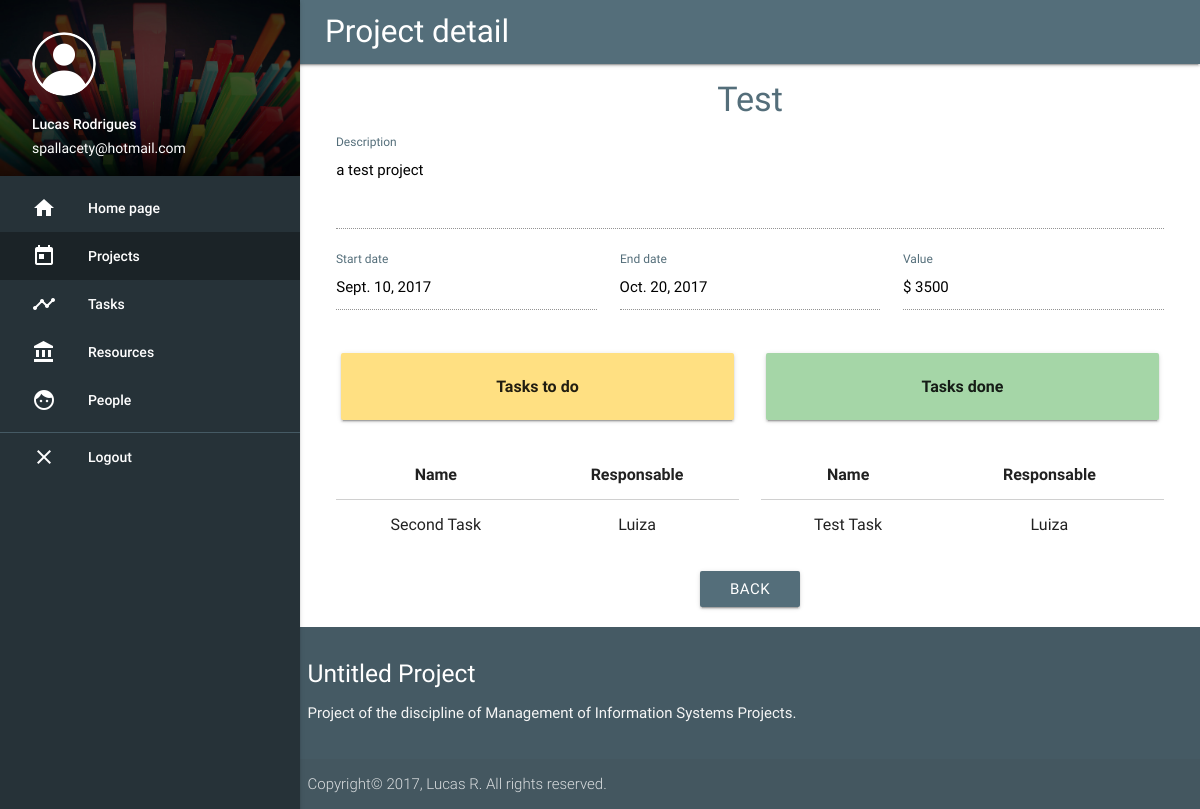
Screenshot of /project/6 (signed in) with the database file from the repository.
### core/models.py (models this page shows, shortened)
class Project(models.Model):
  name = models.CharField(max_length=128)
  manager = models.ForeignKey(User, related_name='projects', on_delete=models.CASCADE)
  description = models.TextField()
  start_date = models.DateField()
  end_date = models.DateField()

class Task(models.Model):
  name = models.CharField(max_length=128)
  responsable = models.ForeignKey(Person, related_name='tasks', on_delete=models.CASCADE)
  project = models.ForeignKey(Project, related_name='tasks', on_delete=models.CASCADE)
  done = models.BooleanField(default=False)

class Person(models.Model):
  name = models.CharField(max_length=128)
  salary = models.IntegerField()
  function = models.CharField(max_length=128)
  owner = models.ForeignKey(User, related_name='people', on_delete=models.CASCADE)

### core/views.py (the view)
# urls.py: url(r'^project/(?P<project_id>\d+)$', project_detail, name='project_detail'),
@login_required
def project_detail(request, project_id):
  config = MetaConfig(title="Project detail", active_class="projects")
  project = Project.objects.get(id=project_id)
  tasks = Task.objects.filter(project=project)
  project_data = ProjectData(project=project)
  project_data.init()
  return render(request, 'project_detail.html', {'project': project,
                                                 'project_data': project_data,
                                                 'tasks': tasks,
                                                 'user': get_current_user(request),
                                                 'config': config})

### core/models.py (called while the page is built)
  def init(self):
    for task in self.project.tasks.all():
      self.all_tasks += 1
      if task.done:
        self.completed_tasks +=1
    project_days = (self.project.end_date - self.project.start_date).days
    people = list()
    for task in self.project.tasks.all():
      days = project_days
      if not task.responsable.id in people:
        while (days > 0):
          self.value += task.responsable.salary
          days -= 30
        people.append(task.responsable.id)
    for resource in self.project.resources.all():
      self.value += resource.value
    if self.all_tasks == 0:
      self.percentage = 100
    else:
      self.percentage = (float(self.completed_tasks)/float(self.all_tasks))*100

### core/views.py (called while the page is built)
@login_required
def get_current_user(request):
  return request.user

### core/templates/project_detail.html
{% extends 'base.html' %}
{% block content %}
<h4 class="main-text center">{{ project.name }}</h4>
<div class="row">
  <div class="col s12">
    <div class="input-field">
      <textarea disabled class="materialize-textarea black-text" type="text"
                id="description">{{ project.description }}</textarea>
      <label for="description" class="main-text">Description</label>
    </div>
  </div>
  <div class="col s12 m4">
    <div class="input-field">
      <input disabled type="text" class="black-text" id="start_date" value="{{ project.start_date }}">
      <label for="start_date" class="main-text">Start date</label>
    </div>
  </div>
  <div class="col s12 m4">
    <div class="input-field">
      <input disabled type="text" class="black-text" id="end_date" value="{{ project.end_date }}">
      <label for="end_date" class="main-text">End date</label>
    </div>
  </div>
  <div class="col s12 m4">
    <div class="input-field">
      <input disabled type="text" class="black-text" id="total_sum" value="$ {{ project_data.value }}">
      <label for="total_sum" class="main-text">Value</label>
    </div>
  </div>
  <div class="col s12 m6">
    <table class="centered highlight">
      <thead>
      <tr>
        <th colspan="4">
          <div class="card-panel amber lighten-3">Tasks to do</div>
        </th>
      </tr>
      <tr>
        <th>Name</th>
        <th>Responsable</th>
      </tr>
      </thead>
      <tbody>
      {% for task in tasks %}
      {% if not task.done %}
      <tr>
        <td>{{ task.name}}</td>
        <td>{{ task.responsable.name }}</td>
      </tr>
      {% endif %}
      {% endfor %}
      </tbody>
    </table>
  </div>
  <div class="col s12 m6">
    <table class="centered highlight">
      <thead>
      <tr>
        <th colspan="4">
          <div class="card-panel green lighten-3">Tasks done</div>
        </th>
      <tr>
        <th>Name</th>
        <th>Responsable</th>
      </tr>
      </thead>
      <tbody>
      {% for task in tasks %}
      {% if task.done %}
      <tr>
        <td>{{ task.name}}</td>
        <td>{{ task.responsable.name }}</td>
      </tr>
      {% endif %}
      {% endfor %}
      </tbody>
    </table>
  </div>
  <div class="col s12 center">
    <br>
    <a href="{% url 'projects' %}" class="btn waves-effect waves-light main-color">Back</a>
    <br>
  </div>
</div>
{% endblock %}

### core/templates/base.html (shortened to what this page needs)
{% load staticfiles %}
<html lang="pt-br">
<head>
  <link href="{% static 'css/materialize.css' %}" type="text/css" rel="stylesheet" media="screen,projection"/>
  <link href="{% static 'css/style.css' %}" type="text/css" rel="stylesheet" media="screen,projection"/>
</head>
<body>
<nav class="blue-grey darken-1" role="navigation">
  <a href="#" class="brand-logo content">{{ config.title }}</a>
  <ul id="slide-out" class="side-nav fixed blue-grey darken-4">
    <li>
      <div class="userView">
        <div class="background">
          <img class="responsive-img" src="{% static 'images/bg-nav.jpg' %}">
        </div>
        <span><img class="circle" src="{% static 'images/profile.png' %}"></span>
        <span class="white-text name">{{ user.first_name }}</span>
        <span class="white-text email">{{ user.email }}</span>
      </div>
    </li>
    <li class="{% if config.active_class == 'index' %}active{% endif %}"><a
        class="waves-effect white-text" href="/"><i class="material-icons white-text">home</i>Home page</a>
    </li>
    <li class="{% if config.active_class == 'projects' %}active{% endif %}"><a
        class="waves-effect white-text" href="{% url 'projects' %}"><i class="material-icons white-text">today</i>Projects</a>
    </li>
    <li class="{% if config.active_class == 'tasks' %}active{% endif %}"><a
        class="waves-effect white-text" href="{% url 'tasks' %}"><i class="material-icons white-text">timeline</i>Tasks</a>
    </li>
    <li class="{% if config.active_class == 'resources' %}active{% endif %}"><a
        class="waves-effect white-text" href="{% url 'resources' %}"><i class="material-icons white-text">account_balance</i>Resources</a>
    </li>
    <li class="{% if config.active_class == 'people' %}active{% endif %}"><a class="waves-effect white-text"
                                                                             href="{% url 'people' %}"><i
        class="material-icons white-text">face</i>People</a></li>
    <li><div class="divider blue-grey darken-2"></div></li>
    <li><a class="waves-effect white-text" href="{% url 'logout' %}"><i class="material-icons white-text">close</i>Logout</a></li>
  </ul>
</nav>
<div class="content">
  {% block content %}
  {% endblock %}
</div>
<footer class="page-footer blue-grey darken-2">
  <div class="container">
    <div class="row">
      <div class="col">
        <h5 class="white-text">Untitled Project</h5>
        <p class="grey-text text-lighten-4">Project of the discipline of Management of Information Systems Projects.</p>
      </div>
    </div>
  </div>
  <div class="footer-copyright">
    <div class="container">
      Copyright© 2017, Lucas R. All rights reserved.
    </div>
  </div>
</footer>
</body>
</html>

### core/static/css/style.css (style rules this page uses)
.main-text { color: #546e7a !important; }
.main-color { background-color: #546e7a !important; }
header, main, footer { padding-left: 150px; }
@media only screen and (min-width: 993px) { .content { margin-left: 325px; margin-right: 25px; } }
nav ul li.active { background-color: rgba(0, 0, 0, 0.3) !important; }

### rows the page displays
Project: name "Test", description "a test project", start_date "Sept. 10, 2017", end_date "Oct. 20, 2017"
Task: name "Second Task", responsable.name "Luiza"
Task: name "Test Task", responsable.name "Luiza"

### other values shown
{{ config.title }} "Project detail"
{{ user.first_name }} "Lucas Rodrigues"
{{ user.email }} "spallacety@hotmail.com"
